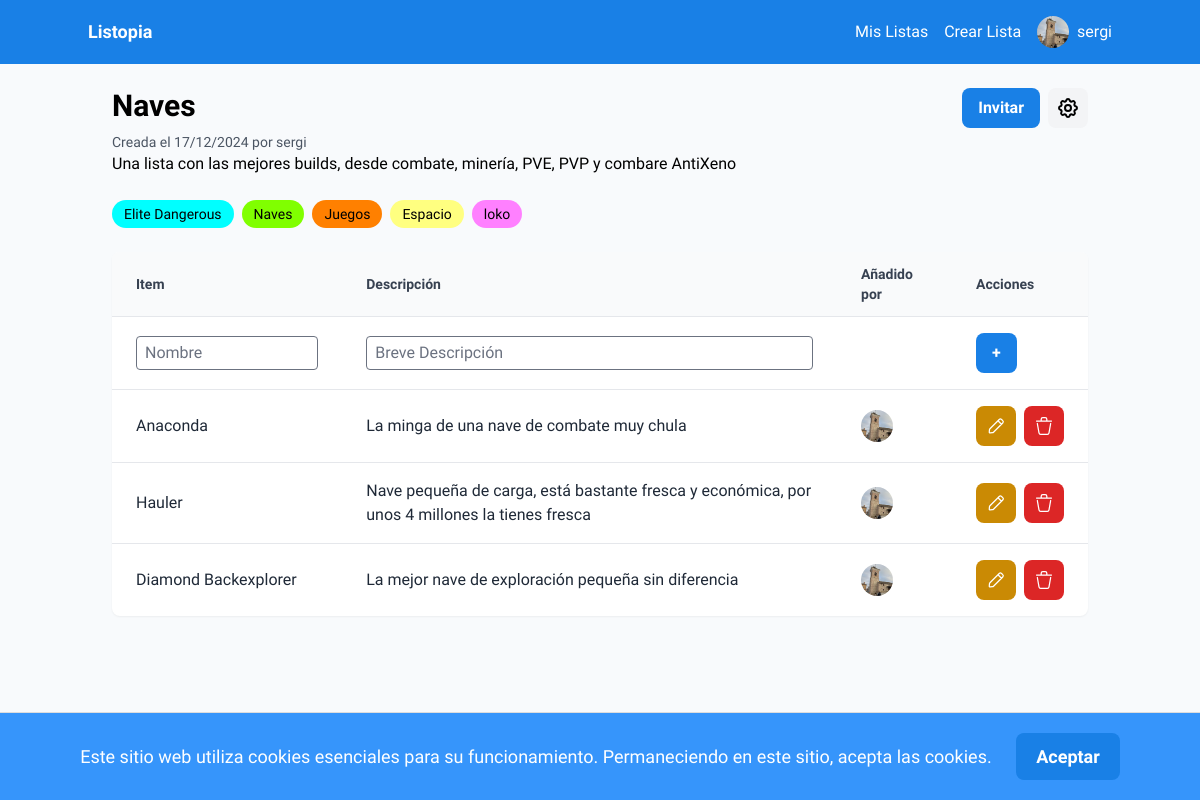
/lists/2/ (signed in), run on an earlier commit of the app's database.
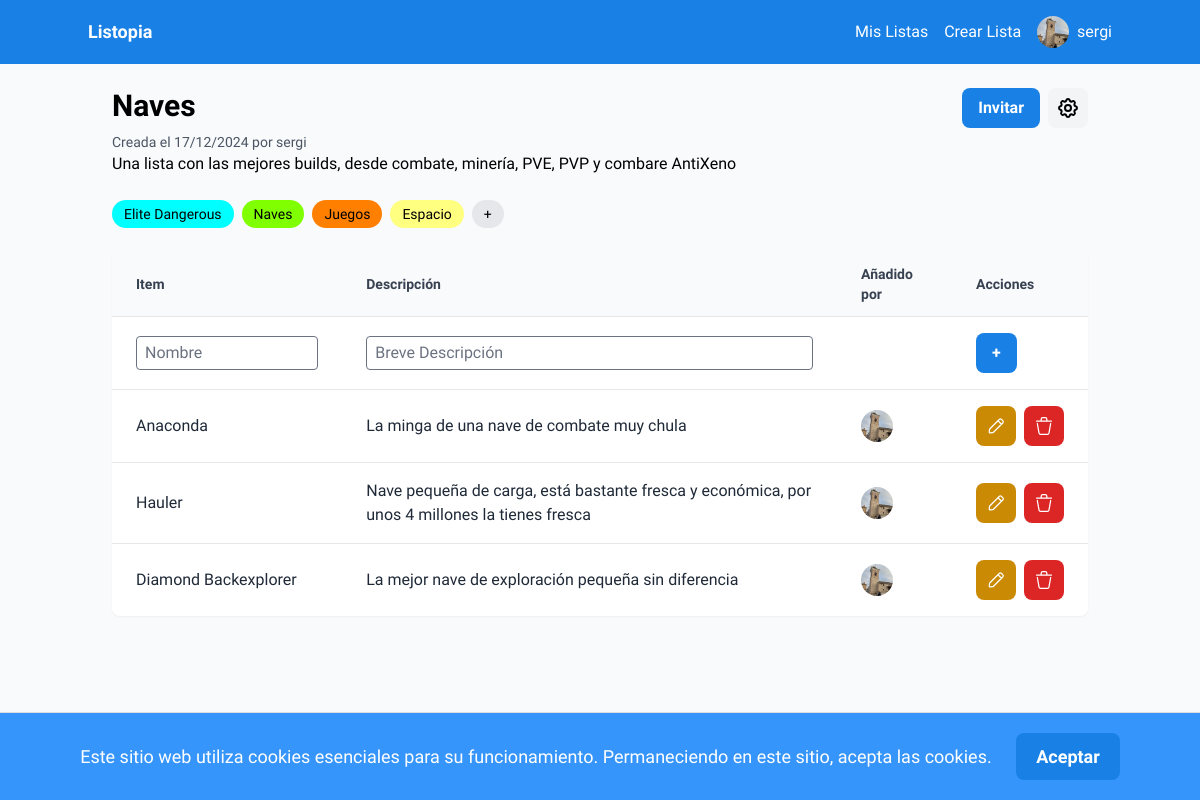
And on a later commit of the database.
### auth_app/models.py (models this page shows, shortened)
class Profile(models.Model):
    user = models.OneToOneField(User, on_delete=models.CASCADE)
    description = models.TextField()
    pic = models.ImageField(upload_to='profile_pics', blank=True, null=True)
    verification_key = models.CharField(max_length=64, null=True, blank=True)
    verification_key_expiration = models.DateTimeField(null=True, blank=True)

### lists/models.py (models this page shows, shortened)
class List(models.Model):
    name = models.CharField(max_length=50)
    description = models.CharField(max_length=256, blank=True, null=True)
    creator = models.ForeignKey(User, on_delete=models.CASCADE, related_name="created_lists")
    created_on = models.DateTimeField(auto_now_add=True)
    collaborators = models.ManyToManyField(User, related_name="collaborated_lists", blank=True)
    is_public = models.BooleanField(default=False)

class Tag(models.Model):
    name = models.CharField(max_length=30)
    color = models.CharField(max_length=7, default="#007bff")
    list = models.ForeignKey(List, on_delete=models.CASCADE)

class Item(models.Model):
    list = models.ForeignKey(List, on_delete=models.CASCADE)
    added_by = models.ForeignKey(User, on_delete=models.CASCADE, related_name='added_items')
    name = models.CharField(max_length=40)
    description = models.CharField(max_length=256, blank=True, null=True)
    added_on = models.DateTimeField(auto_now_add=True)

### lists/views.py (the view)
# urls.py: path('<int:list_id>/', views.list_details, name='list_details'),
@login_required
def list_details(request, list_id):
    list = get_object_or_404(List, pk=list_id)
    if list.is_public or request.user == list.creator or request.user in list.collaborators.all():
        items = Item.objects.filter(list=list_id).order_by('added_on')
        tags = Tag.objects.filter(list=list_id)
        return render(request, 'list_details.html', {
            'title': "Detalles de la lista",
            'list': list,
            'items': items,
            'tags': tags
        })
    else:
        raise Http404

### lists/templates/list_details.html (shortened to what this page needs)
{% extends 'base.html' %}
{% load static %}
{% block content %}
<div class="max-w-5xl mx-auto p-6">
    <div class="flex justify-between items-start mb-6">
        <div>
            <h2 class="text-3xl font-bold mb-2">{{ list.name }}</h2>
            <p class="text-gray-600 text-sm">Creada el {{ list.created_on|date:"d/m/Y" }} por {{list.creator}}</p>
            <p class="break-words" style="word-break: break-word;">
                {{ list.description}}
            </p>
        </div>
        {% if request.user == list.creator or request.user in list.collaborators.all %}
        <div class="flex gap-2">
            <a class="bg-[#1980e6] text-white font-bold py-2 px-4 rounded-lg flex items-center justify-center" href="#" id="share-list-button">
                Invitar
            </a>
            <button class="bg-gray-100 hover:bg-gray-200 p-2 rounded-lg" id="toggle-admin-panel">
            </button>
        </div>
        {% endif %}
    </div>
    <div class="flex flex-wrap gap-2 mb-6">
        {% for tag in tags %}
            <span class="bg-[{{ tag.color }}] text-sm font-medium px-3 py-1 rounded-full">{{ tag.name }}</span>
        {% endfor %}
        {% if request.user == list.creator or request.user in list.collaborators.all %}
            {% if tags|length < 5 %}
                <span id="add-tag-button" class="bg-gray-200 text-sm font-medium px-3 py-1 rounded-full cursor-pointer">+</span>
            {% endif %}
        {% endif %}
    </div>
    <div class="bg-white shadow-sm rounded-lg overflow-hidden mb-6" id="items-container">
        <div class="hidden sm:block">
            <table class="table-auto w-full text-left">
                <thead>
                    <tr class="bg-gray-50">
                        <th class="px-6 py-3 text-sm font-semibold text-gray-700">Item</th>
                        <th class="px-6 py-3 text-sm font-semibold text-gray-700">Descripción</th>
                        <th class="px-6 py-3 text-sm font-semibold text-gray-700">Añadido por</th>
                        {% if item.added_by == request.user and reques.user in collaborators.all or list.creator == request.user %}
                        <th class="px-6 py-3 text-sm font-semibold text-gray-700">Acciones</th>
                        {% endif %}
                    </tr>
                </thead>
                <tbody>
                    {% if request.user == list.creator or request.user in list.collaborators.all %}
                        <tr class="border-t hover:bg-gray-50">
                            <form action="/lists/{{list.id}}/add_item/" method="post">
                                <td class="px-6 py-4 text-gray-800">
                                    <input type="text" name="name" placeholder="Nombre" class="w-full border rounded px-2 py-1">
                                </td>
                                <td class="px-6 py-4 text-gray-800">
                                    <input type="text" name="description" placeholder="Breve Descripción" class="w-full border rounded px-2 py-1">
                                </td>
                                <td class="px-6 py-4 text-gray-800"></td>
                                <td class="px-6 py-4 text-gray-800"><button type="submit" class="bg-[#1980e6] text-white font-bold py-2 px-4 rounded-lg">+</button></td>
                            </form>
                        </tr>
                    {% endif %}
                    {% if items|length == 0 %}
                        <tr>
                            <td colspan="4" class="px-6 py-4 text-gray-500 text-center italic">
                                ¡Añade tu primer item!
                            </td>
                        </tr>
                    {% else %}
                        {% for item in items %}
                            <tr id="item-row-{{ item.id }}" class="border-t hover:bg-gray-50">
                                <td class="px-6 py-4 text-gray-800">{{ item.name }}</td>
                                <td class="px-6 py-4 text-gray-800">{{ item.description|default:"" }}</td>
                                <td class="px-6 py-4 text-gray-800">
                                    <a href="{% url 'user_details' item.added_by.username %}" class="flex items-center">
                                        <img src="{{ item.added_by.profile.pic.url }}" class="w-8 h-8 rounded-full mr-2" alt="{{item.added_by.username}}">
                                    </a>
                                </td>
                                {% if item.added_by == request.user and reques.user in collaborators.all or list.creator == request.user %}
                                <td class="px-6 py-4 text-gray-800">
                                    <div class="flex gap-2">
                                        <button class="bg-yellow-600 text-white font-bold py-2 rounded-lg h-10 w-10 flex items-center justify-center" title="Editar" onclick="showModifyForm({{ item.id }})">
                                            <img src="{% static 'icons/edit-pencil.svg' %}" class="h-5 w-5" alt="Editar Item">
                                        </button>
                                        <form class="inline-block" action="{% url 'delete_item' list_id=list.id item_id=item.id %}" method="post" onsubmit="return confirmSend(event, this, '¿Quieres eliminar este item?')">
                                            <button class="bg-red-600 text-white font-bold py-2 rounded-lg h-10 w-10 flex items-center justify-center" title="Borrar">
                                                <img src="{% static 'icons/trash.svg' %}" class="h-5 w-5" alt="Borrar Item">
                                            </button>
                                        </form>
                                    </div>
                                </td>
                                {% endif %}
                            </tr>
                        {% endfor %}
                    {% endif %}
                </tbody>
            </table>
        </div>
    </div>
</div>
{% endblock %}

### auth_app/templates/base.html (shortened to what this page needs)
{% load static %}
<!DOCTYPE html>
<html lang="en">
<head>
    <script src="https://cdn.tailwindcss.com?plugins=forms,container-queries"></script>
    <link rel="stylesheet" href="https://cdnjs.cloudflare.com/ajax/libs/font-awesome/5.15.3/css/all.min.css">
</head>
<body class="bg-slate-50" style='font-family: "Work Sans", "Noto Sans", sans-serif;'>
    <nav class="bg-[#1980e6] p-4">
        <div class="container mx-auto flex justify-between items-center">
            <a class="text-white text-lg font-bold" href="{% url 'home' %}">Listopia</a>
            <div class="flex items-center space-x-4">
                {% if user.is_authenticated %}
                    <div class="nav-links flex items-center space-x-4">
                        <a class="text-white" href="{% url 'lists' %}">Mis Listas</a>
                        <a class="text-white" href="{% url 'create_list' %}">Crear Lista</a>
                    </div>
                    <div class="relative">
                        <button class="text-white flex items-center space-x-2 user-menu-button" id="user-menu-button">
                            <img src="{{ user.profile.pic.url }}" class="rounded-full w-8 h-8" alt="{{user.username}}">
                            <span>{{user.username}}</span>
                        </button>
                    </div>
                {% else %}
                    <a class="text-white" href="{% url 'signup' %}">Crea una cuenta</a>
                    <a class="text-white" href="{% url 'signin' %}">Inicia Sesión</a>
                {% endif %}
            </div>
        </div>
    </nav>
    <div id="cookie-banner" class="alert alert-info text-center" style="display: none;">
        Este sitio web utiliza cookies esenciales para su funcionamiento. Permaneciendo en este sitio, acepta las cookies.
        <button id="accept-cookies" class="btn btn-primary">Aceptar</button>
    </div>
    {% block content %}
    {% endblock %}
</body>
</html>

### auth_app/templates/base.html (style rules this page uses)
#cookie-banner { background-color: #3695fb; padding: 20px; border-top: 1px solid #ddd; position: fixed; bottom: 0; width: 100%; z-index: 1000; font-size: 18px; color: white; }
#accept-cookies { margin-left: 20px; padding: 10px 20px; background-color: #1980e6; color: white; border: none; cursor: pointer; font-weight: bold; border-radius: 8px; }
body { padding-top: 64px; }
nav { position: fixed; top: 0; left: 0; width: 100%; z-index: 1000; }

What changed in the data, as far as the page shows it:
removed Tag: name "loko"
